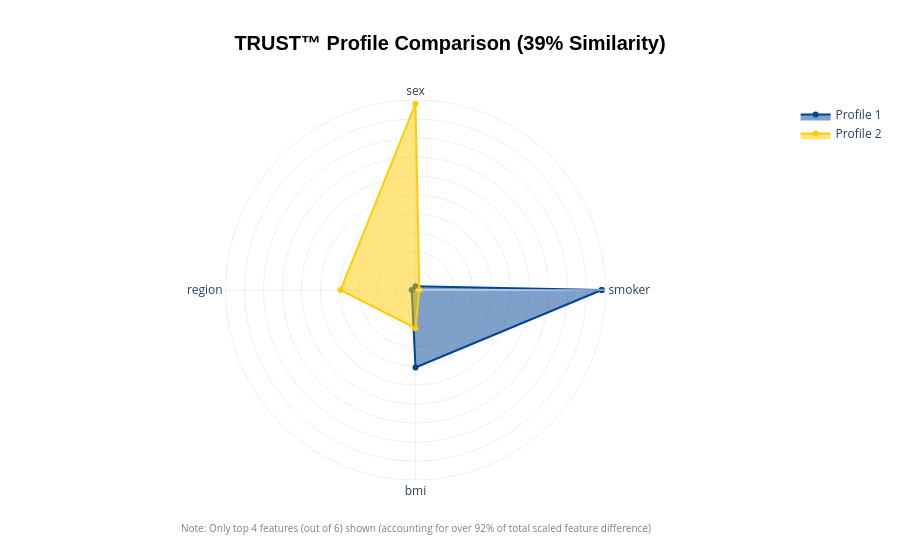
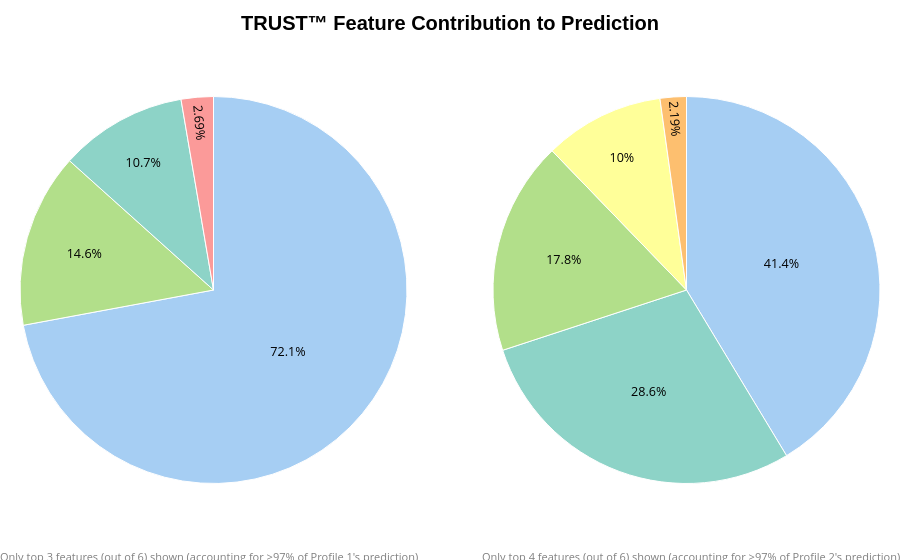

Here is the notebook cell these charts were saved with, in order:
### Markdown cell above
## Comparing 2 profiles head-to-head 🤝

The latest release of **trust-free** (v. 2.0.0) includes a tool (the `compare()` method) that provides in-depth head-to-head comparisons of pairs of profiles. Let's try it out. For instance, we can compare the previous profile with that of the creator of **trust-free**. I encourage you to play around with this tool and input your own stats if you like!

### Code cell
my_stats = pd.Series([35, 'male', 24, 0, 'no', 'Europe']) # TRUST is unfazed by new levels of categorical features!
model.compare(X_test.iloc[2,:], my_stats)
#model.compare(X_test.iloc[2,:], my_stats, mode = "detailed")

### Figure 1 — Plotly figure (JSON) as saved in the notebook; plotly's stock layout.template omitted (floating-point values rounded to 4 significant figures)
{"data": [{"fill": "toself", "line": {"color": "#004494"}, "name": "Profile 1", "r": [0.98, 0.02, 0.02, 0.4078, 0.98], "theta": ["smoker", "sex", "region", "bmi", "smoker"], "type": "scatterpolar"}, {"fill": "toself", "line": {"color": "#FC0"}, "name": "Profile 2", "r": [0.02, 0.98, 0.3943, 0.2009, 0.02], "theta": ["smoker", "sex", "region", "bmi", "smoker"], "type": "scatterpolar"}], "layout": {"annotations": [{"align": "center", "font": {"color": "gray", "size": 10}, "showarrow": false, "text": "Note: Only top 4 features (out of 6) shown (accounting for over 92% of total scaled feature difference)", "x": 0.5, "xref": "paper", "y": -0.15, "yref": "paper"}], "margin": {"b": 80, "l": 50, "r": 50, "t": 100}, "polar": {"radialaxis": {"showticklabels": false, "visible": true}}, "showlegend": true, "title": {"font": {"color": "black", "family": "Arial", "size": 20, "weight": "bold"}, "text": "TRUST™ Profile Comparison (39% Similarity)", "x": 0.5, "xanchor": "center"}}}

### Figure 2 — Plotly figure (JSON) as saved in the notebook; plotly's stock layout.template omitted (floating-point values rounded to 4 significant figures)
{"data": [{"customdata": [24670.0, 4983.0, -3652.0, 919.7], "direction": "clockwise", "domain": {"x": [0, 0.45], "y": [0, 1]}, "hovertemplate": "<b>%{label}</b><br>Contribution: %{customdata:.2f}<extra></extra>", "insidetextfont": {"color": "black", "size": 12.6}, "labels": ["smoker (yes)", "bmi (31.4)", "age (27)", "Other (3) ()"], "marker": {"colors": ["#a6cef3", "#b2df8a", "#8dd3c7", "#fb9a99"], "line": {"color": "white", "width": 1}}, "name": "Profile 1", "showlegend": false, "textfont": {"size": 14}, "textinfo": "percent", "textposition": "inside", "type": "pie", "values": [0.7208, 0.1456, 0.1067, 0.02687]}, {"customdata": [-2363.0, -1635.0, -1018.0, -573.2, 125.4], "direction": "clockwise", "domain": {"x": [0.55, 1], "y": [0, 1]}, "hovertemplate": "<b>%{label}</b><br>Contribution: %{customdata:.2f}<extra></extra>", "insidetextfont": {"color": "black", "size": 12.6}, "labels": ["smoker (no)", "age (35)", "bmi (24)", "children (0)", "Other (2) ()"], "marker": {"colors": ["#a6cef3", "#8dd3c7", "#b2df8a", "#ffff99", "#fdbf6f"], "line": {"color": "white", "width": 1}}, "name": "Profile 2", "showlegend": false, "textfont": {"size": 14}, "textinfo": "percent", "textposition": "inside", "type": "pie", "values": [0.4135, 0.2861, 0.1782, 0.1003, 0.02195]}], "layout": {"annotations": [{"font": {"color": "gray", "size": 11}, "showarrow": false, "text": "Only top 3 features (out of 6) shown (accounting for >97% of Profile 1's prediction)", "x": 0.22, "xanchor": "center", "xref": "paper", "y": -0.1, "yanchor": "bottom", "yref": "paper"}, {"font": {"color": "gray", "size": 11}, "showarrow": false, "text": "Only top 4 features (out of 6) shown (accounting for >97% of Profile 2's prediction)", "x": 0.78, "xanchor": "center", "xref": "paper", "y": -0.1, "yanchor": "bottom", "yref": "paper"}], "margin": {"b": 40, "l": 20, "r": 20, "t": 60}, "showlegend": false, "title": {"font": {"color": "black", "family": "Arial", "size": 20, "weight": "bold"}, "text": "TRUST™ Feature Contribution to Prediction", "x": 0.5, "xanchor": "center"}}}
